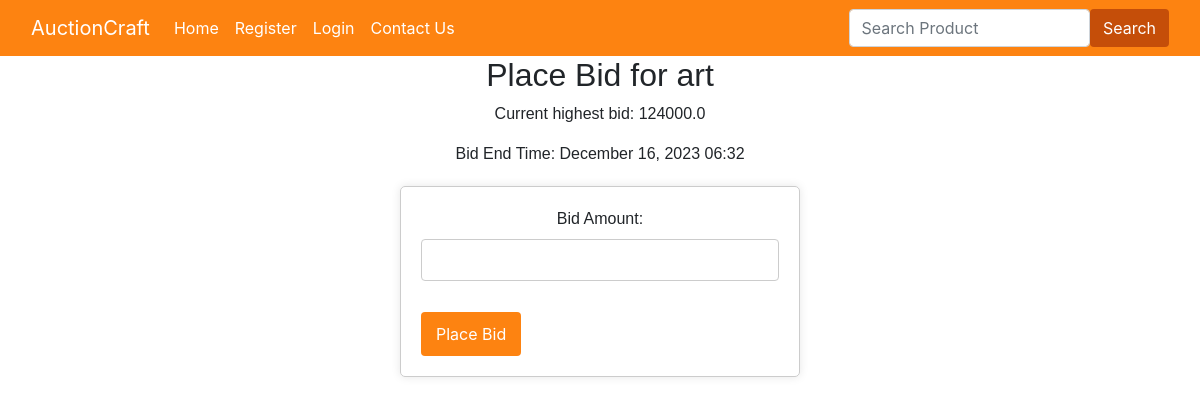
The page /place_bid/1/ on the database as committed earlier.
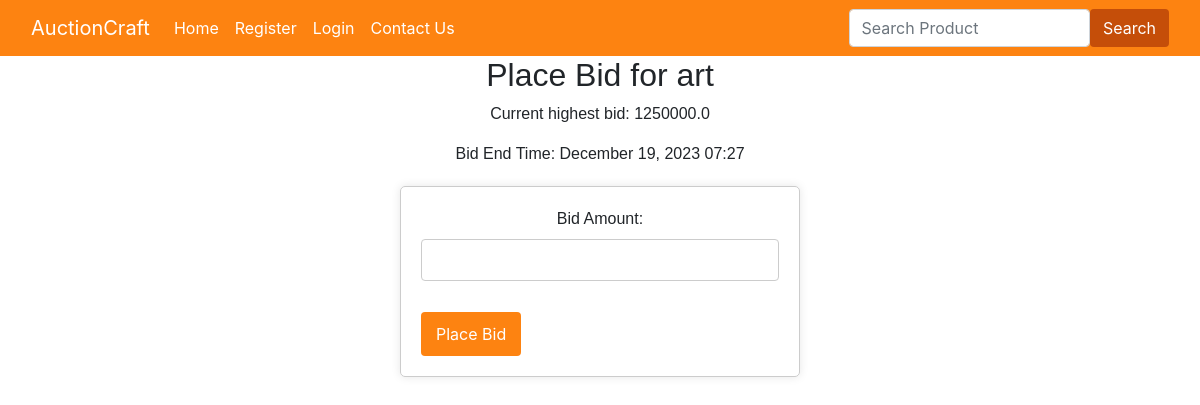
The same page on the database as committed later.
### users/models.py (models this page shows, shortened)
class AuctionItem(models.Model):
    seller = models.ForeignKey(User, on_delete=models.CASCADE)
    name = models.CharField(max_length=100)
    price = models.FloatField()
    image = CloudinaryField('image')
    @property
    def bid_end_time(self):
        try:
            latest_bid = self.bid_set.latest('timestamp')
            return latest_bid.timestamp + timedelta(days=1)
        except ObjectDoesNotExist:
            return timezone.now() + timedelta(days=1)

class Bid(models.Model):
    customer = models.ForeignKey(Customer, on_delete=models.CASCADE)
    item = models.ForeignKey(AuctionItem, on_delete=models.CASCADE)
    amount = models.FloatField()
    timestamp = models.DateTimeField(default=now)

### users/views.py (the view)
# urls.py: path("place_bid/<int:myid>/", views.place_bid, name="place_bid"),
def place_bid(request, myid):
    item = AuctionItem.objects.get(id=myid)
    highest_bid = Bid.objects.filter(item=item).order_by('-amount').first()
    if request.method == 'POST':
        form = BidForm(request.POST)
        if form.is_valid():
            bid_amount = form.cleaned_data['amount']
            if highest_bid and bid_amount <= highest_bid.amount:
                messages.error(request, 'Your bid must be higher than the current highest bid.')
            else:
                bid = Bid(customer=request.user.customer, item=item, amount=bid_amount)
                bid.save()
                messages.success(request, 'Bid placed successfully.')
                return redirect('place_bid', myid=item.id)
    else:
        form = BidForm()
    bid_end_time = item.bid_end_time
    return render(request, 'users/place_bid.html', {'form': form, 'item': item, 'highest_bid': highest_bid, 'bid_end_time': bid_end_time})

### users/forms.py
class BidForm(forms.Form):
    amount = forms.FloatField(label='Bid Amount')

### users/templates/users/place_bid.html (shortened to what this page needs)
{% extends 'users/base.html' %}
{% load static %}
{% block style %}
<link rel="stylesheet" type="text/css" href="{% static 'css/bid.css' %}">
{% endblock style %}
{% block body %}
<h2>Place Bid for {{ item.name }}</h2>
<p>Current highest bid: {% if highest_bid %} {{ highest_bid.amount }}{% else %}No bids yet{% endif %}</p>
<p>Bid End Time: {{ item.bid_end_time|date:"F j, Y H:i" }}</p>
<form method="post" class="bid-form">
	{{ form.as_p }}
	<button type="submit">Place Bid</button>
</form>
{% endblock %}

### users/templates/users/base.html (shortened to what this page needs)
{% load static %}
<!DOCTYPE html>
<html lang="en">
<head>
	<link rel="stylesheet" href="https://cdnjs.cloudflare.com/ajax/libs/font-awesome/6.0.0/css/all.min.css"
>
	<link rel="stylesheet" href="https://cdn.jsdelivr.net/npm/bootstrap@4.6.2/dist/css/bootstrap.min.css"
>
	{% block style %}{% endblock style %}
</head>
<body>
	<nav class="navbar navbar-expand-lg navbar-dark sticky-top">
		<div class="container-fluid">
			<a class="navbar-brand" href="/">AuctionCraft</a>
			<div class="collapse navbar-collapse" id="navbarSupportedContent">
				<div class="w-75">
					<ul class="navbar-nav me-auto mb-2 mb-lg-0">
						<li class="nav-item">
							<a class="nav-link active" aria-current="page" href="/">Home</a>
						</li>
						{% if not request.user.is_authenticated %}
						<li class="nav-item">
							<a class="nav-link active" aria-current="page" href="/register/">Register</a>
						</li>
						<li class="nav-item">
							<a class="nav-link active" aria-current="page" href="/login/">Login</a>
						</li>
						<li class="nav-item">
							<a class="nav-link active" href="/contact/">Contact Us</a>
						</li>
						{% endif %}
					</ul>
				</div>
				<form class="d-flex" method="POST" action="/search/"> {% csrf_token %}
					<input class="form-control me-2" type="search" name="search" placeholder="Search Product"
						aria-label="Search">
					<button href="/search/" class="btn" style="background-color: #c54e09; color: white;" type="submit">Search</button>
				</form>
			</div>
		</div>
	</nav>
	{% block body %}
	{% endblock %}
</body>
</html>

### users/static/css/bid.css (style rules this page uses)
h2, p { text-align: center; font-family: Arial, Helvetica, sans-serif; }
.bid-form { max-width: 400px; margin: 20px auto; padding: 20px; border: 1px solid #ccc; border-radius: 5px; box-shadow: 0 0 10px rgba(0, 0, 0, 0.1); }
.bid-form label { display: block; margin-bottom: 8px; }
.bid-form input[type="text"], .bid-form input[type="number"] { width: 100%; padding: 8px; margin-bottom: 15px; box-sizing: border-box; border: 1px solid #ccc; border-radius: 4px; }
.bid-form button { background-color: #fd8311; color: #fff; padding: 10px 15px; border: none; border-radius: 4px; cursor: pointer; }

### users/templates/users/place_bid.html (style rules this page uses)
.navbar { background-color: #FD8311; }

Rows that differ between the two databases and show on the page:
no longer on this page (row unchanged): Bid: amount "124000.0"
computed for AuctionItem "art": bid_end_time "December 16, 2023 06:32" → "December 19, 2023 07:27"
added Bid: amount "1250000.0"
